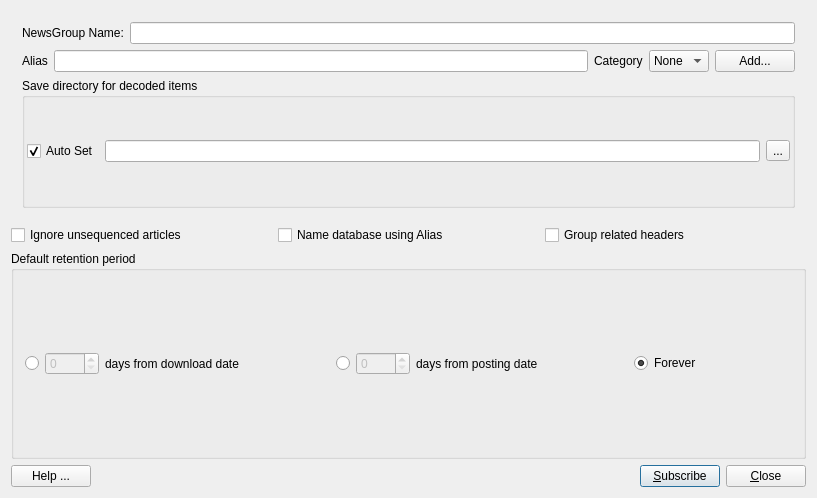
<?xml version="1.0" encoding="UTF-8"?>
<ui version="4.0">
 <class>NewsGroupDialog</class>
 <widget class="QDialog" name="NewsGroupDialog">
  <property name="geometry">
   <rect>
    <x>0</x>
    <y>0</y>
    <width>817</width>
    <height>498</height>
   </rect>
  </property>
  <property name="windowTitle">
   <string>Newsgroup Properties</string>
  </property>
  <property name="windowIcon">
   <iconset resource="quban.qrc">
    <normaloff>:/quban/images/hi16-app-klibido.png</normaloff>:/quban/images/hi16-app-klibido.png</iconset>
  </property>
  <layout class="QVBoxLayout" name="verticalLayout">
   <item>
    <widget class="QFrame" name="frame">
     <layout class="QVBoxLayout" name="_2">
      <item>
       <layout class="QHBoxLayout" name="_3">
        <item>
         <widget class="QLabel" name="textLabel1">
          <property name="text">
           <string>NewsGroup Name:</string>
          </property>
          <property name="wordWrap">
           <bool>false</bool>
          </property>
         </widget>
        </item>
        <item>
         <widget class="QLineEdit" name="m_name">
          <property name="toolTip">
           <string>The full group name</string>
          </property>
         </widget>
        </item>
       </layout>
      </item>
      <item>
       <layout class="QHBoxLayout" name="_4">
        <item>
         <widget class="QLabel" name="textLabel1_2">
          <property name="text">
           <string>Alias</string>
          </property>
          <property name="wordWrap">
           <bool>false</bool>
          </property>
         </widget>
        </item>
        <item>
         <widget class="QLineEdit" name="m_alias">
          <property name="toolTip">
           <string>The name that this group will be displayed as</string>
          </property>
         </widget>
        </item>
        <item>
         <widget class="QLabel" name="textLabel2_2">
          <property name="text">
           <string>Category</string>
          </property>
          <property name="wordWrap">
           <bool>false</bool>
          </property>
         </widget>
        </item>
        <item>
         <widget class="QComboBox" name="m_catCombo">
          <property name="toolTip">
           <string>The category to assign this group to</string>
          </property>
          <item>
           <property name="text">
            <string>None</string>
           </property>
          </item>
         </widget>
        </item>
        <item>
         <widget class="QPushButton" name="m_addCatBtn">
          <property name="toolTip">
           <string>Create a new category now</string>
          </property>
          <property name="text">
           <string>Add...</string>
          </property>
         </widget>
        </item>
       </layout>
      </item>
      <item>
       <widget class="QGroupBox" name="groupBox">
        <property name="title">
         <string>Save directory for decoded items</string>
        </property>
        <layout class="QGridLayout" name="gridLayout">
         <property name="leftMargin">
          <number>2</number>
         </property>
         <property name="rightMargin">
          <number>2</number>
         </property>
         <item row="1" column="1">
          <widget class="QLineEdit" name="m_saveDir">
           <property name="toolTip">
            <string>Directory will be created if necessary</string>
           </property>
          </widget>
         </item>
         <item row="1" column="2">
          <widget class="QToolButton" name="buttonSelectDir">
           <property name="text">
            <string>...</string>
           </property>
          </widget>
         </item>
         <item row="1" column="0">
          <widget class="QCheckBox" name="autoSaveCheck">
           <property name="toolTip">
            <string>Auto set the save directory to default download directory + alias</string>
           </property>
           <property name="text">
            <string>Auto Set</string>
           </property>
           <property name="checked">
            <bool>true</bool>
           </property>
          </widget>
         </item>
        </layout>
       </widget>
      </item>
     </layout>
    </widget>
   </item>
   <item>
    <layout class="QHBoxLayout" name="horizontalLayout_3">
     <item>
      <widget class="QCheckBox" name="unsequencedCheck">
       <property name="toolTip">
        <string>If an article doesn't contain a sequence ( 006/087 etc ) then ignore it</string>
       </property>
       <property name="text">
        <string>Ignore unsequenced articles</string>
       </property>
      </widget>
     </item>
     <item>
      <widget class="QCheckBox" name="dbNamedAsAliasCheck">
       <property name="toolTip">
        <string>Name the database by alias rather than newsgroup name</string>
       </property>
       <property name="statusTip">
        <string/>
       </property>
       <property name="text">
        <string>Name database using Alias </string>
       </property>
      </widget>
     </item>
     <item>
      <widget class="QCheckBox" name="groupArticlesCheck">
       <property name="enabled">
        <bool>true</bool>
       </property>
       <property name="toolTip">
        <string>Group related articles together for display</string>
       </property>
       <property name="text">
        <string>Group related headers</string>
       </property>
      </widget>
     </item>
    </layout>
   </item>
   <item>
    <layout class="QVBoxLayout" name="regexLayout"/>
   </item>
   <item>
    <widget class="QGroupBox" name="groupBox_2">
     <property name="title">
      <string>Default retention period</string>
     </property>
     <layout class="QHBoxLayout" name="horizontalLayout_2">
      <item>
       <layout class="QHBoxLayout" name="_6">
        <item>
         <widget class="QRadioButton" name="numDaysRetention_from_download">
          <property name="text">
           <string/>
          </property>
          <property name="checked">
           <bool>false</bool>
          </property>
          <attribute name="buttonGroup">
           <string notr="true">buttonGroup</string>
          </attribute>
         </widget>
        </item>
        <item>
         <widget class="QSpinBox" name="daySpin_2">
          <property name="enabled">
           <bool>false</bool>
          </property>
          <property name="minimum">
           <number>0</number>
          </property>
          <property name="maximum">
           <number>1500</number>
          </property>
          <property name="singleStep">
           <number>10</number>
          </property>
          <property name="value">
           <number>0</number>
          </property>
         </widget>
        </item>
        <item>
         <widget class="QLabel" name="textLabel2_4">
          <property name="text">
           <string>days from download date</string>
          </property>
          <property name="wordWrap">
           <bool>false</bool>
          </property>
         </widget>
        </item>
       </layout>
      </item>
      <item>
       <spacer name="spacer4">
        <property name="orientation">
         <enum>Qt::Horizontal</enum>
        </property>
        <property name="sizeType">
         <enum>QSizePolicy::Expanding</enum>
        </property>
        <property name="sizeHint" stdset="0">
         <size>
          <width>19</width>
          <height>17</height>
         </size>
        </property>
       </spacer>
      </item>
      <item>
       <layout class="QHBoxLayout" name="horizontalLayout">
        <item>
         <widget class="QRadioButton" name="numDaysRetention">
          <property name="text">
           <string/>
          </property>
          <attribute name="buttonGroup">
           <string notr="true">buttonGroup</string>
          </attribute>
         </widget>
        </item>
        <item>
         <widget class="QSpinBox" name="daySpin">
          <property name="enabled">
           <bool>false</bool>
          </property>
          <property name="minimum">
           <number>0</number>
          </property>
          <property name="maximum">
           <number>1500</number>
          </property>
          <property name="singleStep">
           <number>10</number>
          </property>
          <property name="value">
           <number>0</number>
          </property>
         </widget>
        </item>
        <item>
         <widget class="QLabel" name="textLabel2_3">
          <property name="text">
           <string>days from posting date</string>
          </property>
          <property name="wordWrap">
           <bool>false</bool>
          </property>
         </widget>
        </item>
       </layout>
      </item>
      <item>
       <spacer name="horizontalSpacer_2">
        <property name="orientation">
         <enum>Qt::Horizontal</enum>
        </property>
        <property name="sizeHint" stdset="0">
         <size>
          <width>40</width>
          <height>20</height>
         </size>
        </property>
       </spacer>
      </item>
      <item>
       <widget class="QRadioButton" name="retainForeverButton">
        <property name="text">
         <string>Forever</string>
        </property>
        <property name="checked">
         <bool>true</bool>
        </property>
        <attribute name="buttonGroup">
         <string notr="true">buttonGroup</string>
        </attribute>
       </widget>
      </item>
      <item>
       <spacer name="horizontalSpacer">
        <property name="orientation">
         <enum>Qt::Horizontal</enum>
        </property>
        <property name="sizeHint" stdset="0">
         <size>
          <width>40</width>
          <height>20</height>
         </size>
        </property>
       </spacer>
      </item>
     </layout>
    </widget>
   </item>
   <item>
    <layout class="QHBoxLayout" name="horizontalLayout_4">
     <item>
      <widget class="QPushButton" name="helpPushButton">
       <property name="toolTip">
        <string>Display help for this screen</string>
       </property>
       <property name="text">
        <string>Help ...</string>
       </property>
      </widget>
     </item>
     <item>
      <spacer name="Horizontal Spacing2">
       <property name="orientation">
        <enum>Qt::Horizontal</enum>
       </property>
       <property name="sizeType">
        <enum>QSizePolicy::Expanding</enum>
       </property>
       <property name="sizeHint" stdset="0">
        <size>
         <width>20</width>
         <height>20</height>
        </size>
       </property>
      </spacer>
     </item>
     <item>
      <widget class="QPushButton" name="buttonOk">
       <property name="text">
        <string>&amp;Subscribe</string>
       </property>
       <property name="iconSize">
        <size>
         <width>16</width>
         <height>16</height>
        </size>
       </property>
       <property name="shortcut">
        <string/>
       </property>
       <property name="autoDefault">
        <bool>true</bool>
       </property>
       <property name="default">
        <bool>true</bool>
       </property>
      </widget>
     </item>
     <item>
      <widget class="QPushButton" name="buttonCancel">
       <property name="text">
        <string>&amp;Close</string>
       </property>
       <property name="iconSize">
        <size>
         <width>16</width>
         <height>16</height>
        </size>
       </property>
       <property name="shortcut">
        <string>Alt+N</string>
       </property>
       <property name="autoDefault">
        <bool>true</bool>
       </property>
      </widget>
     </item>
    </layout>
   </item>
  </layout>
 </widget>
 <layoutdefault spacing="6" margin="11"/>
 <resources>
  <include location="quban.qrc"/>
 </resources>
 <connections/>
 <buttongroups>
  <buttongroup name="buttonGroup"/>
 </buttongroups>
</ui>
